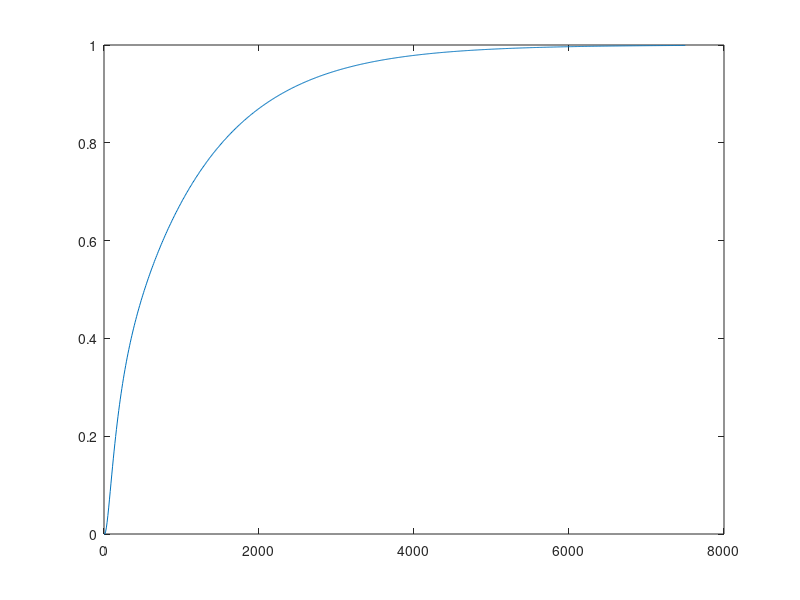

Source code (MATLAB):
function ejercicio_RK
  clc
  h = 10;
  w = 0.5;
  x = 0:h:7500;
  z = zeros(6 , 1);
  K =(0.018)* [-2 1 0 0 0 0
              1 -2 1 0 0 0
              0 1 -2 1 0 0
              0 0 1 -2 1 0
              0 0 0 1 -2 1
              0 0 0 0 2/3 -2/3];

  p = 0.018 * [1; 0 ; 0 ; 0 ; 0 ; 0];

  for i=1: length(x)
    dz = K * z + p;
    k1 = h * dz;
    xg = x(i) + h/(2*w);
    zg = z + k1 / (2*w);
    dzg = K * zg + p ;
    k2 = h * dzg;
    zn = z + (1-w)*k1 + w *k2;
    mz(:,i) = z;
    z = zn;
  endfor

  plot(x , mz(3,:))

endfunction
